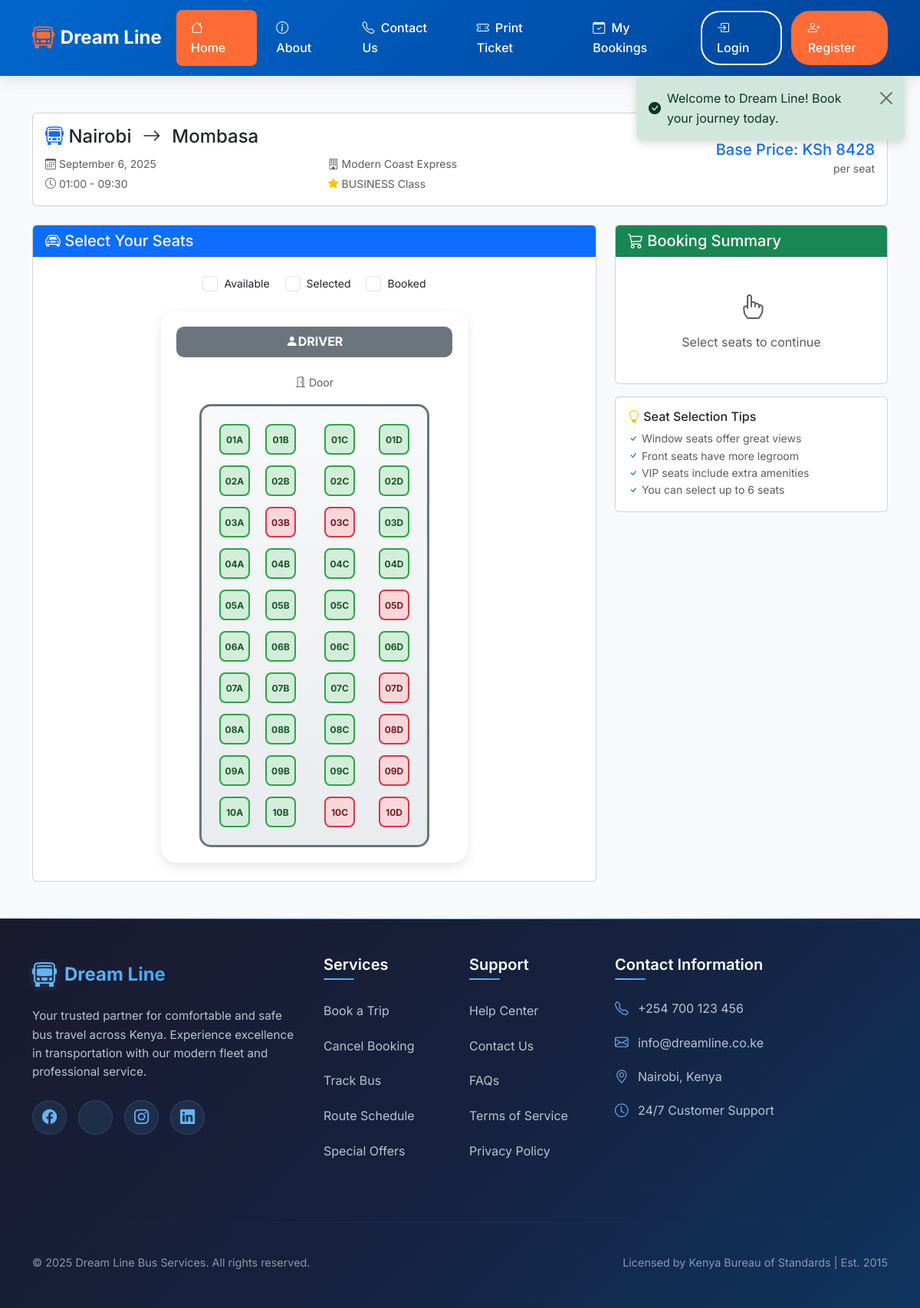
Page /trip/1/seats/ on the committed database.
### booking_app/models.py (models this page shows, shortened)
class Trip(models.Model):
    STATUS_CHOICES = [
        ('SCHEDULED', 'Scheduled'),
        ('IN_PROGRESS', 'In Progress'),
        ('COMPLETED', 'Completed'),
        ('CANCELLED', 'Cancelled'),
    ]
    bus = models.ForeignKey(Bus, on_delete=models.CASCADE)
    route = models.ForeignKey(Route, on_delete=models.CASCADE)
    departure_time = models.DateTimeField()
    arrival_time = models.DateTimeField()
    base_price = models.DecimalField(max_digits=10, decimal_places=2)
    status = models.CharField(max_length=20, choices=STATUS_CHOICES, default='SCHEDULED')
    created_at = models.DateTimeField(auto_now_add=True)

class Route(models.Model):
    origin = models.ForeignKey(Location, on_delete=models.CASCADE, related_name='origin_routes')
    destination = models.ForeignKey(Location, on_delete=models.CASCADE, related_name='destination_routes')
    distance = models.PositiveIntegerField(help_text="Distance in kilometers")
    estimated_duration = models.DurationField()
    created_at = models.DateTimeField(auto_now_add=True)
    class Meta:
        unique_together = ('origin', 'destination')

class Location(models.Model):
    name = models.CharField(max_length=100)
    code = models.CharField(max_length=10, unique=True)
    created_at = models.DateTimeField(auto_now_add=True)

class Bus(models.Model):
    BUS_TYPE_CHOICES = [
        ('VIP', 'VIP'),
        ('BUSINESS', 'Business'),
        ('ECONOMY', 'Economy'),
        ('MIXED', 'Mixed'),
    ]
    company = models.ForeignKey(BusCompany, on_delete=models.CASCADE)
    number_plate = models.CharField(max_length=20, unique=True)
    bus_type = models.CharField(max_length=20, choices=BUS_TYPE_CHOICES)
    seat_layout = models.ForeignKey(SeatLayout, on_delete=models.CASCADE)
    total_seats = models.PositiveIntegerField()
    created_at = models.DateTimeField(auto_now_add=True)

class BusCompany(models.Model):
    name = models.CharField(max_length=100)
    logo = models.ImageField(upload_to='company_logos/', blank=True)
    phone = models.CharField(max_length=20)
    email = models.EmailField()
    created_at = models.DateTimeField(auto_now_add=True)

class Seat(models.Model):
    SEAT_TYPE_CHOICES = [
        ('WINDOW', 'Window'),
        ('AISLE', 'Aisle'),
        ('MIDDLE', 'Middle'),
    ]
    SEAT_CLASS_CHOICES = [
        ('VIP', 'VIP'),
        ('BUSINESS', 'Business'),
        ('ECONOMY', 'Economy'),
    ]
    bus = models.ForeignKey(Bus, on_delete=models.CASCADE, related_name='seats')
    seat_number = models.CharField(max_length=10)
    seat_type = models.CharField(max_length=20, choices=SEAT_TYPE_CHOICES)
    seat_class = models.CharField(max_length=20, choices=SEAT_CLASS_CHOICES)
    row_number = models.PositiveIntegerField()
    column_number = models.PositiveIntegerField()
    price_multiplier = models.DecimalField(max_digits=4, decimal_places=2, default=1.0)
    is_active = models.BooleanField(default=True)
    class Meta:
        unique_together = ('bus', 'seat_number')

### booking_app/views.py (the view, shortened to what this page needs)
# urls.py: path('trip/<int:trip_id>/seats/', views.trip_seats, name='trip_seats'),
def trip_seats(request, trip_id):
    trip = get_object_or_404(Trip, id=trip_id)
    bus = trip.bus
    seat_availability = TripSeatAvailability.objects.filter(
        trip=trip
    ).select_related('seat')
    availability_dict = {
        sa.seat.id: sa for sa in seat_availability
    }
    seats = Seat.objects.filter(bus=bus, is_active=True).order_by('row_number', 'column_number')
    for seat in seats:
        seat.availability = availability_dict.get(seat.id)
        if seat.availability:
            seat.is_available = seat.availability.is_reservable()
    return render(request, 'seat_selection.html', {
        'trip': trip,
        'seats': seats,
        'layout_data': bus.seat_layout.layout_data
    })

### booking_app/models.py (called while the page is built)
    def is_reservable(self):
        if not self.is_available:
            return False
        if self.reserved_until and timezone.now() < self.reserved_until:
            return False
        return True

### templates/seat_selection.html (shortened to what this page needs)
{% extends 'base.html' %}
{% block content %}
<div class="container my-5">
    <div class="card mb-4">
        <div class="card-body">
            <div class="row align-items-center">
                <div class="col-md-8">
                    <h4 class="mb-2">
                        <i class="bi bi-bus-front text-primary"></i>
                        {{ trip.route.origin.name }} <i class="bi bi-arrow-right mx-2"></i> {{ trip.route.destination.name }}
                    </h4>
                    <div class="row text-muted">
                        <div class="col-md-6">
                            <small>
                                <i class="bi bi-calendar3"></i> {{ trip.departure_time|date:"F j, Y" }} <br>
                                <i class="bi bi-clock"></i> {{ trip.departure_time|time:"H:i" }} - {{ trip.arrival_time|time:"H:i" }}
                            </small>
                        </div>
                        <div class="col-md-6">
                            <small>
                                <i class="bi bi-building"></i> {{ trip.bus.company.name }} <br>
                                <i class="bi bi-star-fill text-warning"></i> {{ trip.bus.bus_type }} Class
                            </small>
                        </div>
                    </div>
                </div>
                <div class="col-md-4 text-md-end">
                    <h5 class="text-primary mb-0">Base Price: KSh {{ trip.base_price|floatformat:0 }}</h5>
                    <small class="text-muted">per seat</small>
                </div>
            </div>
        </div>
    </div>
    <div class="row">
        <div class="col-lg-8">
            <div class="card">
                <div class="card-header bg-primary text-white">
                    <h5 class="mb-0">
                        <i class="bi bi-car-front"></i> Select Your Seats
                    </h5>
                </div>
                <div class="card-body p-4">
                    <div class="seat-legend mb-4">
                        <div class="legend-item">
                            <div class="legend-seat available"></div>
                            <span>Available</span>
                        </div>
                        <div class="legend-item">
                            <div class="legend-seat selected"></div>
                            <span>Selected</span>
                        </div>
                        <div class="legend-item">
                            <div class="legend-seat booked"></div>
                            <span>Booked</span>
                        </div>
                    </div>
                    <div class="bus-layout">
                        <div class="driver-area">
                            <i class="bi bi-person-fill"></i> DRIVER
                        </div>
                        <div class="text-center mb-3">
                            <small class="text-muted">
                                <i class="bi bi-door-open"></i> Door
                            </small>
                        </div>
                        <div class="seats-container" id="seats-container">
                            {% for seat in seats %}
                                <div class="seat {% if seat.is_available %}available{% else %}booked{% endif %}
                                           {% if seat.seat_type == 'WINDOW' %}window-seat{% endif %}"
                                     data-seat-id="{{ seat.id }}"
                                     data-seat-number="{{ seat.seat_number }}"
                                     data-seat-price="{{ trip.base_price|floatformat:2 }}"
                                     data-seat-multiplier="{{ seat.price_multiplier }}"
                                     data-seat-class="{{ seat.seat_class }}"
                                     data-row="{{ seat.row_number }}"
                                     data-col="{{ seat.column_number }}"
                                     style="grid-row: {{ seat.row_number }}; grid-column: {{ seat.column_number }};"
                                     {% if not seat.is_available %}disabled{% endif %}>
                                    {{ seat.seat_number }}
                                </div>
                            {% endfor %}
                        </div>
                    </div>
                </div>
            </div>
        </div>
        <div class="col-lg-4">
            <div class="card sticky-top" style="top: 20px;">
                <div class="card-header bg-success text-white">
                    <h5 class="mb-0">
                        <i class="bi bi-cart3"></i> Booking Summary
                    </h5>
                </div>
                <div class="card-body">
                    <div id="selected-seats-info">
                        <div class="text-center text-muted py-4">
                            <i class="bi bi-hand-index" style="font-size: 2rem;"></i>
                            <p class="mt-2 mb-0">Select seats to continue</p>
                        </div>
                    </div>
                </div>
            </div>
            <div class="card mt-3">
                <div class="card-body">
                    <h6 class="card-title">
                        <i class="bi bi-lightbulb text-warning"></i> Seat Selection Tips
                    </h6>
                    <ul class="list-unstyled small text-muted mb-0">
                        <li><i class="bi bi-check text-success"></i> Window seats offer great views</li>
                        <li><i class="bi bi-check text-success"></i> Front seats have more legroom</li>
                        <li><i class="bi bi-check text-success"></i> VIP seats include extra amenities</li>
                        <li><i class="bi bi-check text-success"></i> You can select up to 6 seats</li>
                    </ul>
                </div>
            </div>
        </div>
    </div>
</div>
{% endblock %}

### templates/base.html (style rules this page uses)
:root { --primary-color: #0066cc; --primary-dark: #004499; --secondary-color: #f8f9fa; --accent-color: #ff6b35; --text-dark: #2c3e50; --text-light: #6c757d; --white: #ffffff; --shadow-light: rgba(0, 0, 0, 0.1); --shadow-medium: rgba(0, 0, 0, 0.15); --transition: all 0.3s cubic-bezier(0.4, 0, 0.2, 1); }
* { margin: 0; padding: 0; box-sizing: border-box; }
body { font-family: 'Inter', sans-serif; line-height: 1.6; color: var(--text-dark); background-color: var(--secondary-color); }
.seat { width: 40px; height: 40px; margin: 3px; border-radius: 8px; border: 2px solid #dee2e6; background-color: #f8f9fa; display: inline-flex; align-items: center; justify-content: center; font-size: 12px; font-weight: bold; cursor: pointer; transition: all 0.3s ease; }
.seat.available { background-color: #d4edda; border-color: #28a745; color: #155724; }
.seat.booked { background-color: #f8d7da; border-color: #dc3545; color: #721c24; cursor: not-allowed; }
.bus-layout { background-color: white; border-radius: 20px; padding: 20px; box-shadow: 0 5px 15px rgba(0,0,0,0.1); max-width: 400px; margin: 0 auto; }
.driver-area { background-color: #6c757d; height: 40px; border-radius: 10px; margin-bottom: 20px; display: flex; align-items: center; justify-content: center; color: white; font-weight: bold; }
.seat-legend { display: flex; gap: 20px; justify-content: center; margin-bottom: 20px; flex-wrap: wrap; }
.legend-item { display: flex; align-items: center; gap: 8px; font-size: 14px; }
.legend-seat { width: 20px; height: 20px; border-radius: 4px; border: 1px solid #dee2e6; }

### templates/seat_selection.html (style rules this page uses)
.seats-container { display: grid; grid-template-columns: repeat(4, 1fr); gap: 8px; max-width: 300px; margin: 0 auto; padding: 20px; background: linear-gradient(180deg, #f8f9fa 0%, #e9ecef 100%); border-radius: 15px; border: 3px solid #6c757d; }
.seat[data-col="3"], .seat[data-col="4"] { margin-left: 20px; }

### rows in the picture
Trip: route.origin.name "Nairobi", route.destination.name "Mombasa", departure_time "September 6, 2025", departure_time "01:00", arrival_time "09:30", bus.company.name "Modern Coast Express", bus.bus_type "BUSINESS", base_price "8428"
Seat: seat_number "01A"
Seat: seat_number "01B"
Seat: seat_number "01C"
Seat: seat_number "01D"
Seat: seat_number "02A"
Seat: seat_number "02B"
Seat: seat_number "02C"
Seat: seat_number "02D"
Seat: seat_number "03A"
Seat: seat_number "03B"
Seat: seat_number "03C"
Seat: seat_number "03D"
Seat: seat_number "04A"
Seat: seat_number "04B"
Seat: seat_number "04C"
Seat: seat_number "04D"
Seat: seat_number "05A"
Seat: seat_number "05B"
Seat: seat_number "05C"
Seat: seat_number "05D"
Seat: seat_number "06A"
Seat: seat_number "06B"
Seat: seat_number "06C"
Seat: seat_number "06D"
Seat: seat_number "07A"
Seat: seat_number "07B"
Seat: seat_number "07C"
Seat: seat_number "07D"
Seat: seat_number "08A"
Seat: seat_number "08B"
Seat: seat_number "08C"
Seat: seat_number "08D"
Seat: seat_number "09A"
Seat: seat_number "09B"
Seat: seat_number "09C"
Seat: seat_number "09D"
Seat: seat_number "10A"
Seat: seat_number "10B"
Seat: seat_number "10C"
Seat: seat_number "10D"
